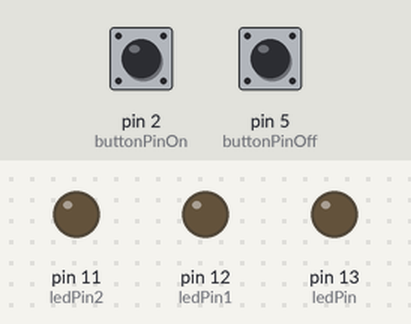
The sketch below on a simulated Arduino Uno, built with avr-gcc and run on an emulated ATmega328P. On the bench: output pins drawn as LEDs (lit = HIGH). Inputs (shaded band) come from the test bench; at power-on: pin 2 (buttonPinOn) LOW, pin 5 (buttonPinOff) LOW.

Above: at 1.2 s.
1.3 s: pin 2 (buttonPinOn) pulled HIGH for 0.15 s
At 2.5 s:
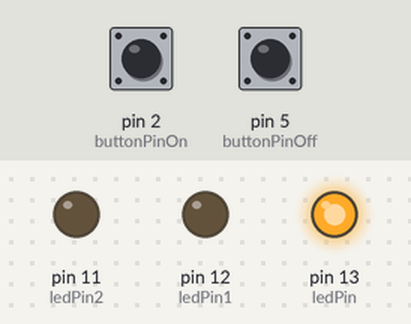
2.9 s: pin 2 (buttonPinOn) pulled HIGH for 1 s
At 3.8 s:
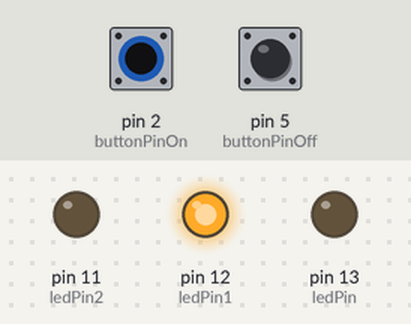
5.4 s: pin 2 (buttonPinOn) pulled HIGH for 0.15 s
At 5.7 s:
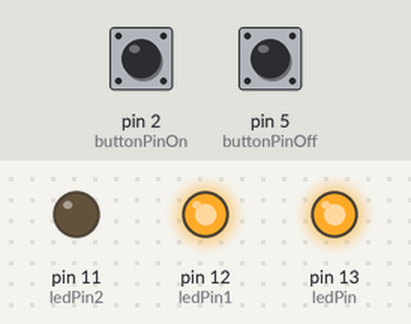
7.0 s: pin 2 (buttonPinOn) pulled HIGH for 3.2 s
At 8.1 s:
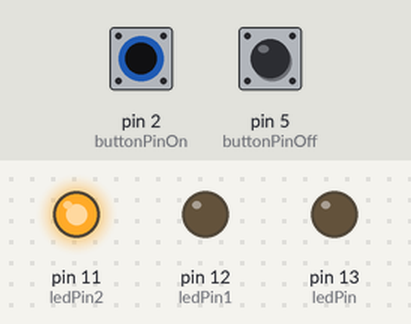
11.7 s: pin 2 (buttonPinOn) pulled HIGH for 0.15 s
At 12.8 s:
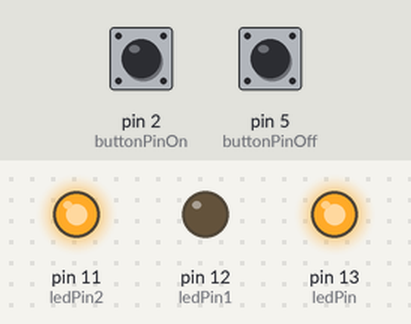
13.3 s: pin 2 (buttonPinOn) pulled HIGH for 1 s
At 14.1 s:
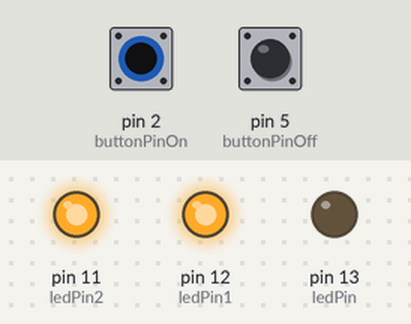
Timing chart, 0 to 16.3 s (numbered marks = the images above; inputs shaded):
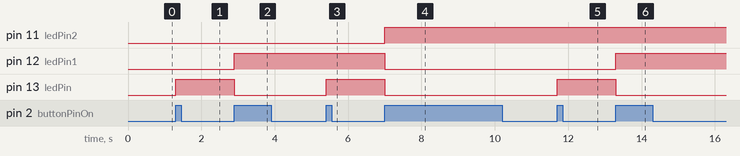

The sketch:

zpatel20_lab2.ino
```cpp
// Zalak Patel
// zpatel20
// CS361

//buttons, locations
const int buttonPinOn=2;
const int buttonPinOff=5;

//ledpins
const int ledPin =  13;      // the number of the LED pin
const int ledPin1 =  12;      // the number of the LED pin
const int ledPin2 =  11;      // the number of the LED pin
//count set to 0
int count=0;


// variables will change:
//int buttonState = 0;         // variable for reading the pushbutton status
 int buttonPressedOn=LOW;
  int buttonPressedOff=LOW;

void setup() {
  // initialize the LED pin as an output:
  //int count=0;
  pinMode(ledPin, OUTPUT);
  pinMode(ledPin1, OUTPUT);
  pinMode(ledPin2, OUTPUT);

  pinMode(buttonPinOn, INPUT);
  pinMode(buttonPinOff, INPUT);
    //pinMode(buttonPinOff, INPUT_PULLUP);


}

void loop(){
  int buttonOnState, buttonOffState;
  int ledState, ledState1, ledState2;

  ledState = digitalRead(ledPin);
  ledState1 = digitalRead(ledPin1);
  ledState2 = digitalRead(ledPin2);

  buttonOnState = digitalRead(buttonPinOn);
  buttonOffState = digitalRead(buttonPinOff);


  Serial.println(count);
  if(buttonOnState != buttonPressedOn || buttonOffState !=buttonPressedOff){
    if(buttonOnState==HIGH)
    {
      count++;
      Serial.print(count);
    }
    if(buttonOffState==HIGH)
    {
      count--;
      Serial.print(count);
    }

  if(count==1){
      Serial.println(count);
    digitalWrite(ledPin, HIGH);
    digitalWrite(ledPin1, LOW);
    digitalWrite(ledPin2, LOW);
  }

   else if(count==2){
    digitalWrite(ledPin, LOW);
    digitalWrite(ledPin1, HIGH);
    digitalWrite(ledPin2, LOW);
  }

   else if(count==3){
    digitalWrite(ledPin, HIGH);
    digitalWrite(ledPin1, HIGH);
    digitalWrite(ledPin2, LOW);
  }

   else if(count==4){
    digitalWrite(ledPin, LOW);
    digitalWrite(ledPin1, LOW);
    digitalWrite(ledPin2, HIGH);
  }

   else if(count==5){
    digitalWrite(ledPin, HIGH);
    digitalWrite(ledPin1, LOW);
    digitalWrite(ledPin2, HIGH);
  }

   else if(count==6){
    digitalWrite(ledPin, LOW);
    digitalWrite(ledPin1, HIGH);
    digitalWrite(ledPin2, HIGH);
  }

   else if(count==7){
    digitalWrite(ledPin, HIGH);
    digitalWrite(ledPin1, HIGH);
    digitalWrite(ledPin2, HIGH);
  }

   else if(count==0){ //when count = 0
    digitalWrite(ledPin, LOW);
    digitalWrite(ledPin1, LOW);
    digitalWrite(ledPin2, LOW);
  }
  else if(count < 0 || count > 7){
    count=0;
  }
   delay(50);

    }
  buttonPressedOn=buttonOnState;
  buttonPressedOff=buttonOffState;


}
```

Measured:
- after the input at 1.3 s, pin 13 (ledPin): LOW → HIGH at once
- after the input at 2.9 s, pin 12 (ledPin1): LOW → HIGH at once; pin 13 (ledPin): HIGH → LOW at once
- after the input at 5.4 s, pin 13 (ledPin): LOW → HIGH at once
- after the input at 7.0 s, pin 11 (ledPin2): LOW → HIGH at once; pin 12 (ledPin1), pin 13 (ledPin): HIGH → LOW at once
- after the input at 11.7 s, pin 13 (ledPin): LOW → HIGH at once
- after the input at 13.3 s, pin 12 (ledPin1): LOW → HIGH at once; pin 13 (ledPin): HIGH → LOW at once
